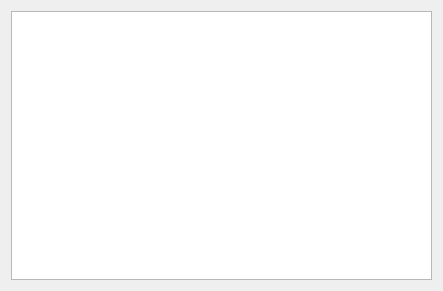
<?xml version="1.0" encoding="UTF-8"?>
<ui version="4.0">
 <class>TravelDialog</class>
 <widget class="QDialog" name="TravelDialog">
  <property name="geometry">
   <rect>
    <x>0</x>
    <y>0</y>
    <width>443</width>
    <height>291</height>
   </rect>
  </property>
  <property name="windowTitle">
   <string>Dialog</string>
  </property>
  <layout class="QGridLayout" name="gridLayout">
   <item row="0" column="0">
    <widget class="QTableView" name="tableView"/>
   </item>
  </layout>
 </widget>
 <resources/>
 <connections/>
</ui>
